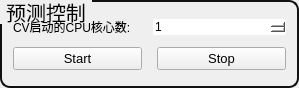
                      <widget class="QGroupBox" name="groupBox_5">
                       <property name="geometry">
                        <rect>
                         <x>50</x>
                         <y>330</y>
                         <width>299</width>
                         <height>88</height>
                        </rect>
                       </property>
                       <property name="sizePolicy">
                        <sizepolicy hsizetype="Preferred" vsizetype="Fixed">
                         <horstretch>0</horstretch>
                         <verstretch>0</verstretch>
                        </sizepolicy>
                       </property>
                       <property name="maximumSize">
                        <size>
                         <width>16777215</width>
                         <height>16777215</height>
                        </size>
                       </property>
                       <property name="styleSheet">
                        <string notr="true">QGroupBox{
    border: 2px solid rgb(17, 17, 17);
    border-radius: 10px;
    margin-top: 0.5em;
	font-family: &quot;黑体&quot;;
    font-size: 20px;
}

QGroupBox::title {
    subcontrol-origin: margin;
    subcontrol-position: top left;
    padding: 0 3px;
}
</string>
                       </property>
                       <property name="title">
                        <string>预测控制</string>
                       </property>
                       <layout class="QVBoxLayout" name="verticalLayout_27">
                        <item>
                         <layout class="QHBoxLayout" name="horizontalLayout_11">
                          <item>
                           <widget class="QLabel" name="label_8">
                            <property name="toolTip">
                             <string>&lt;html&gt;&lt;head/&gt;&lt;body&gt;&lt;p align=&quot;justify&quot;&gt;&lt;span style=&quot; font-size:12pt;&quot;&gt;需要注意的是，这个参数只在数据量很大时才会有效果，对于较小的数据集，使用多核反而会导致程序运行变慢。另外，有些算法本身并不支持并行计算，此时设置n_jobs也不会起到加速的作用。&lt;br/&gt;&lt;/span&gt;&lt;/p&gt;&lt;/body&gt;&lt;/html&gt;</string>
                            </property>
                            <property name="text">
                             <string>CV启动的CPU核心数:</string>
                            </property>
                            <property name="alignment">
                             <set>Qt::AlignJustify|Qt::AlignVCenter</set>
                            </property>
                           </widget>
                          </item>
                          <item>
                           <widget class="QSpinBox" name="spinBox_3">
                            <property name="styleSheet">
                             <string notr="true">QSpinBox {
    border: none;
    border-radius: 2px;
    background-color: white;
}
</string>
                            </property>
                            <property name="minimum">
                             <number>1</number>
                            </property>
                            <property name="value">
                             <number>1</number>
                            </property>
                           </widget>
                          </item>
                         </layout>
                        </item>
                        <item>
                         <layout class="QHBoxLayout" name="horizontalLayout_12">
                          <property name="spacing">
                           <number>15</number>
                          </property>
                          <item>
                           <widget class="QPushButton" name="pushButton_2">
                            <property name="font">
                             <font>
                              <family>Segoe UI</family>
                              <pointsize>10</pointsize>
                              <italic>false</italic>
                              <bold>false</bold>
                             </font>
                            </property>
                            <property name="text">
                             <string>Start</string>
                            </property>
                           </widget>
                          </item>
                          <item>
                           <widget class="QPushButton" name="pushButton_3">
                            <property name="font">
                             <font>
                              <family>Segoe UI</family>
                              <pointsize>10</pointsize>
                              <italic>false</italic>
                              <bold>false</bold>
                             </font>
                            </property>
                            <property name="text">
                             <string>Stop</string>
                            </property>
                           </widget>
                          </item>
                         </layout>
                        </item>
                       </layout>
                      </widget>
